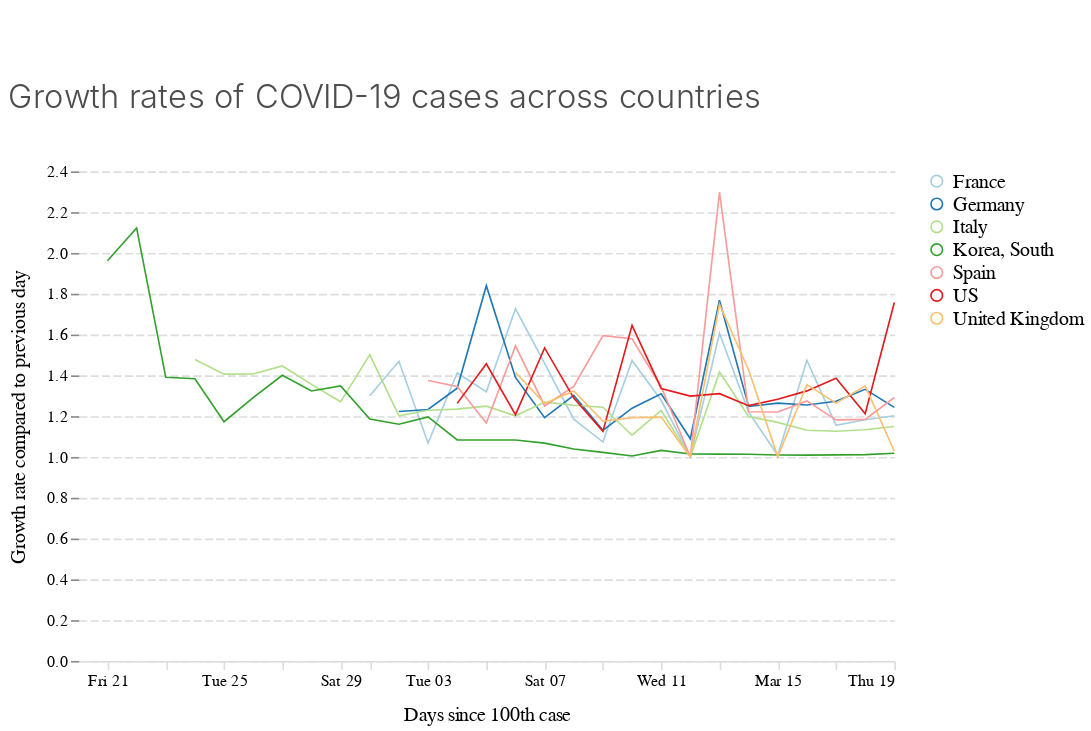

Notebook code for this chart:
### Code cell
chart_growth_rates

### Figure 1 — Vega-Lite specification as saved in the notebook (floating-point values rounded to 4 significant figures; data arrays with more than 128 entries replaced by an {"elided": "..."} marker saying what was removed)
{"$schema": "https://vega.github.io/schema/vega-lite/v3.4.0.json", "config": {"area": {"fill": "#1696d2"}, "axisX": {"domain": true, "domainColor": "#DEDDDD", "domainDashOffset": 10, "domainWidth": 1, "grid": false, "labelAngle": 0, "labelFont": "Avenir", "labelFontSize": 10, "tickColor": "#DEDDDD", "titleFont": "Avenir", "titleFontSize": 12, "titleFontWeight": 400, "titlePadding": 10}, "axisY": {"domain": false, "domainDashOffset": 10, "grid": true, "gridColor": "#DEDDDD", "gridDash": [5, 2], "gridWidth": 1, "labelAngle": 0, "labelFont": "Avenir", "labelFontSize": 10, "titleFont": "Avenir", "titleFontSize": 12, "titleFontWeight": 400, "titlePadding": 10}, "bar": {"fill": "#1696d2", "strokeWidth": 0}, "guide-title": {"color": "Monospace", "font": "Avenir", "fontSize": 15}, "header": {"titleFontSize": 12, "titleFontWeight": 400}, "legend": {"labelFont": "Avenir", "labelFontSize": 12, "symbolSize": 50, "symbolType": "circle", "title": "", "titleFont": "Avenir", "titleFontSize": 12}, "line": {"color": "#1696d2", "stroke": "#1696d2", "strokeWidth": 1}, "path": {"stroke": "#1696d2"}, "point": {"filled": true}, "range": {"category": ["#a6cee3", "#1f78b4", "#b2df8a", "#33a02c", "#fb9a99", "#e31a1c", "#fdbf6f", "#ff7f00"], "diverging": ["#cfe8f3", "#a2d4ec", "#73bfe2", "#46abdb", "#1696d2", "#12719e"]}, "text": {"align": "right", "color": "#1696d2", "font": "Avenir", "fontSize": 12, "fontWeight": 400, "size": 11}, "title": {"anchor": "start", "color": "#4d4d4d", "font": "Avenir", "fontSize": 20, "fontWeight": 300, "lineHeight": 100, "offset": 30}, "trail": {"color": "#1696d2", "stroke": "#1696d2"}, "view": {"strokeWidth": 0}}, "data": {"name": "data-5d1130aab42cb4919e9c22b05f7dce26"}, "datasets": {"data-5d1130aab42cb4919e9c22b05f7dce26": {"elided": "144 records"}}, "encoding": {"color": {"field": "country", "type": "nominal"}, "x": {"field": "date", "title": "Days since 100th case", "type": "temporal"}, "y": {"field": "perc_growth", "title": "Growth rate compared to previous day", "type": "quantitative"}}, "height": 300, "mark": "line", "padding": {"bottom": 5, "left": 5, "right": 5, "top": 50}, "title": "Growth rates of COVID-19 cases across countries", "width": 500}
